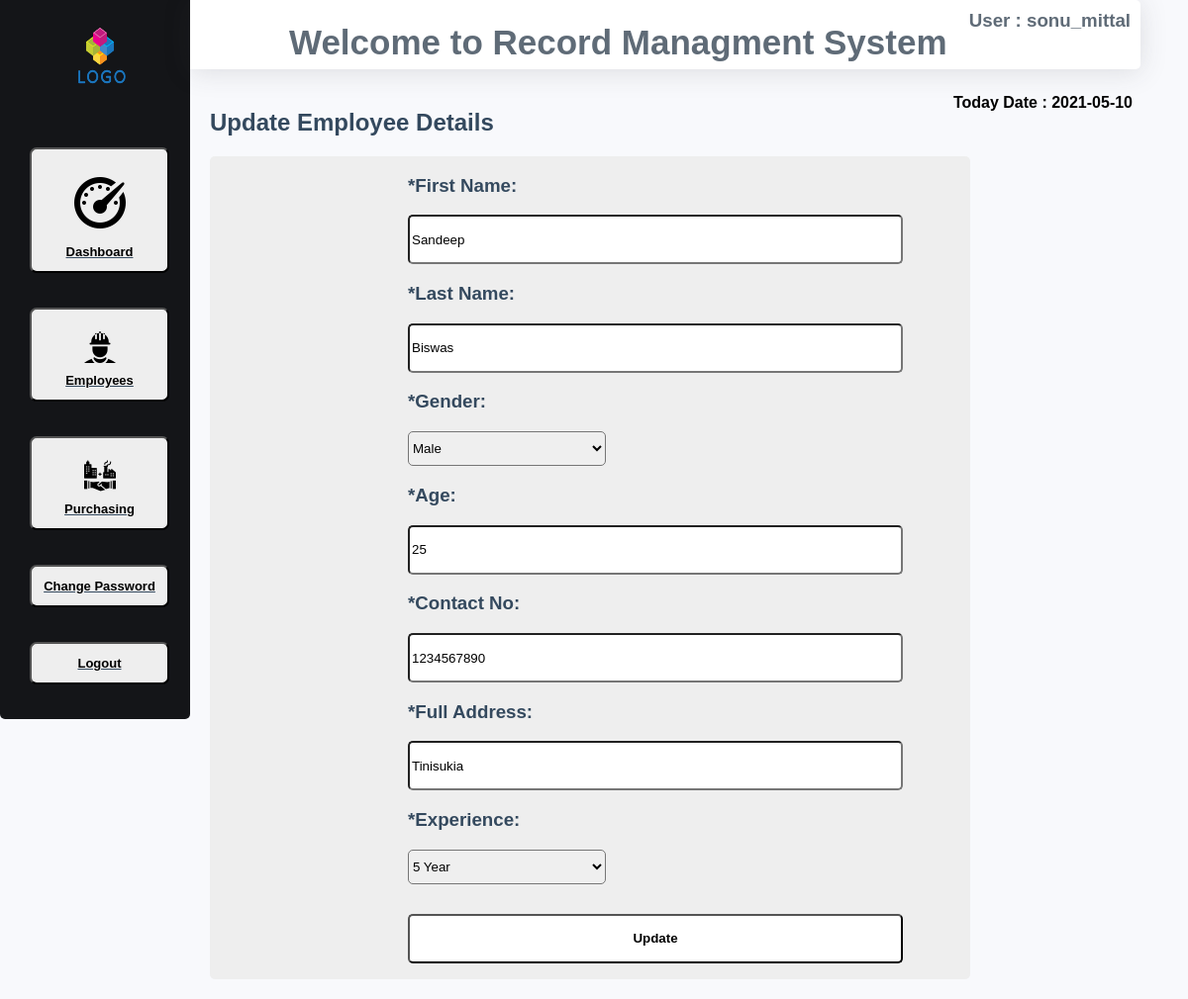
Page /admin_index.php?update_form_employee&user=sonu_mittal&update_id=41 (signed in) on the committed database.
### tables this page shows
CREATE TABLE IF NOT EXISTS `employee_profile` (
  `id` int(11) NOT NULL AUTO_INCREMENT,
  `emp_code` varchar(30) NOT NULL,
  `emp_first_name` varchar(30) NOT NULL,
  `emp_last_name` varchar(30) NOT NULL,
  `gender` varchar(10) NOT NULL,
  `age` varchar(20) NOT NULL,
  `emp_contact_no` varchar(30) NOT NULL,
  `emp_full_address` varchar(50) NOT NULL,
  `experience` varchar(20) NOT NULL,
  `joining_date_time` date NOT NULL,
  PRIMARY KEY (`id`)
);

### update_form_employee.php (the view, shortened to what this page needs)
<?php
 include_once('connection.php');
    if(!isset($_SESSION['logged'])&&$_SEESION['logged2']!='true')
    {
        echo "<script>window.location.assign('index.php')</script>";
        exit();
    }
    else
    {
          if(isset($_GET['update_id'])){
            $update_id=$_GET['update_id'];
          $query="select * from employee_profile where id='$update_id'";
            $row=mysqli_query($connection,$query);
            $result=mysqli_fetch_array($row);
    $first_name=$result['2'];
     $last_name=$result['3'];
    $gender=$result['4'];
    $age=$result['5'];
     $contact=$result['6'];
     $address=$result['7'];
   $experience=$result['8'];
?>
<html>
    <head>
        <link rel="stylesheet" href="css/css.css" enctype="multipart/form-data">
    </head>
    <body>
    <div id="form">
            <form action="" method="post" name="logon" submit="return validate(true)">
            <span><h3>*First Name:</h3></span>
                <input type="text" name="first_name" placeholder=" First Name" maxlength="20" value="<?php echo $first_name ?>" required>
                <span><h3>*Last Name:</h3></span>
                <input type="text" name="last_name" placeholder=" Last Name" maxlength="20" value="<?php echo $last_name ?>" required>
                <span><h3>*Gender:</h3></span>
            <select name = "gender" required>
        <option value ="<?php echo $gender ?>" selected><?php echo $gender ?></option>
         </select>
                  <span><h3>*Age:</h3></span>
                <input type="text" name="age" placeholder=" Age" maxlength="10" value="<?php echo $age ?>" required>
                <span><h3>*Contact No:</h3></span>
                <input type="text"  pattern="\d*" name="contact" placeholder=" Contact No" maxlength="13" value="<?php echo $contact ?>" required>
                <span><h3>*Full Address:</h3></span>
                <input type="text" name="address" placeholder=" Full Address" maxlength="40" value="<?php echo $address?>" required>
                   <span><h3>*Experience:</h3></span>
            <select name = "experience" required>
            <option value ="<?php echo $experience ?>" selected><?php echo $experience ?></option>
         </select>
                <input style="background:#fff;cursor:pointer;margin-top:30px;font-weight:700;" id="submit" type="submit" value="Update" name="update">
                </form>
        </div>
    </body>
    </html>
<?php
    }
    }
?>

### css/css.css (style rules this page uses)
body,html { margin: 0; padding: 0; height: 100%; color: #34495e; background:#F8F9FC; font-family: arial, sans-serif; }
#form { width:80%; height: auto; background: #eee; border-radius: 5px; float: left; }
#form input,select,span h3 { margin-left: 200px; }
#form span h3 { margin-left: 200px; }
#form input { width: 500px; height: 50px; border-radius: 5px; }
#form select { width: 200px; height: 35px; border-radius: 5px; }

### rows in the picture
employee_profile: first_name "Sandeep", last_name "Biswas", gender "Male", age "25", contact "1234567890", address "Tinisukia", experience "5 Year"

### other values in the picture
$session_name "sonu_mittal"
